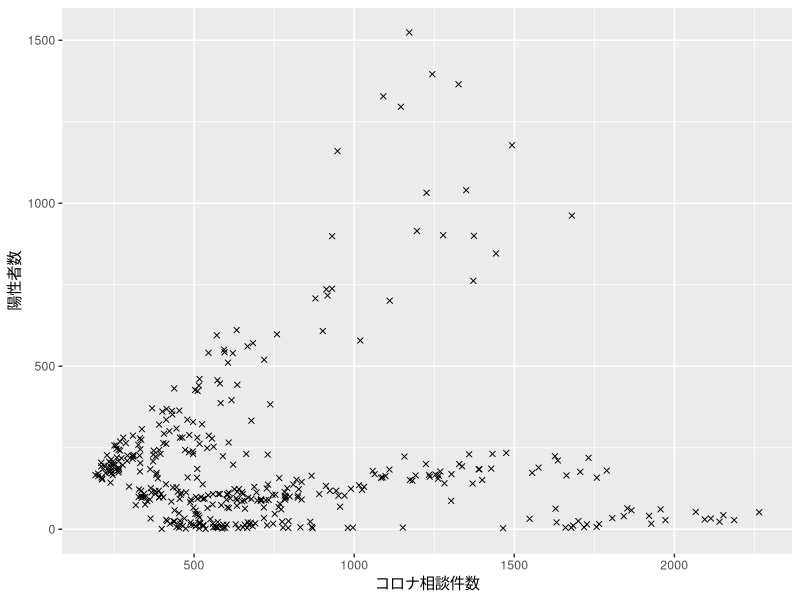
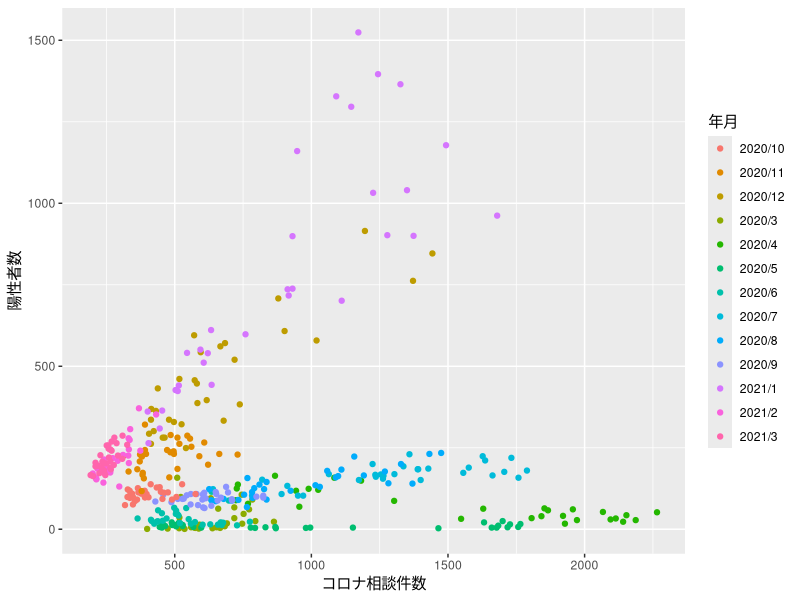
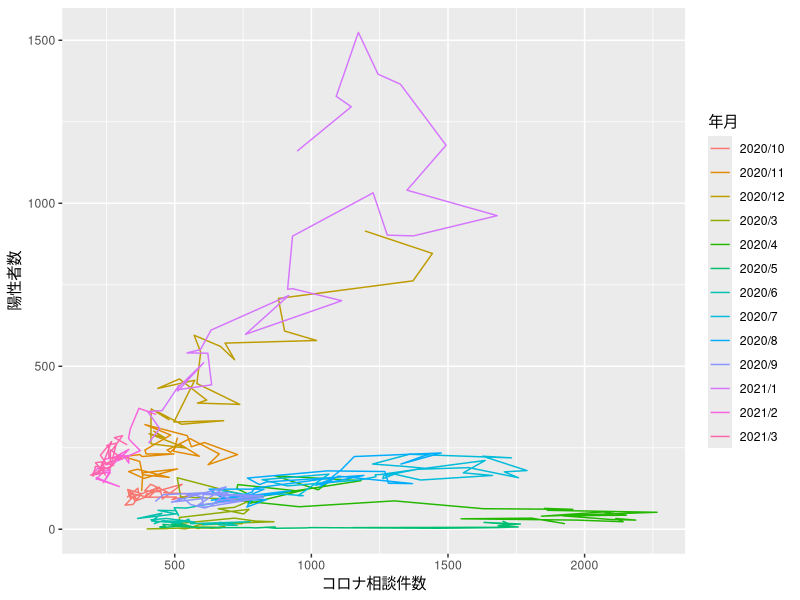
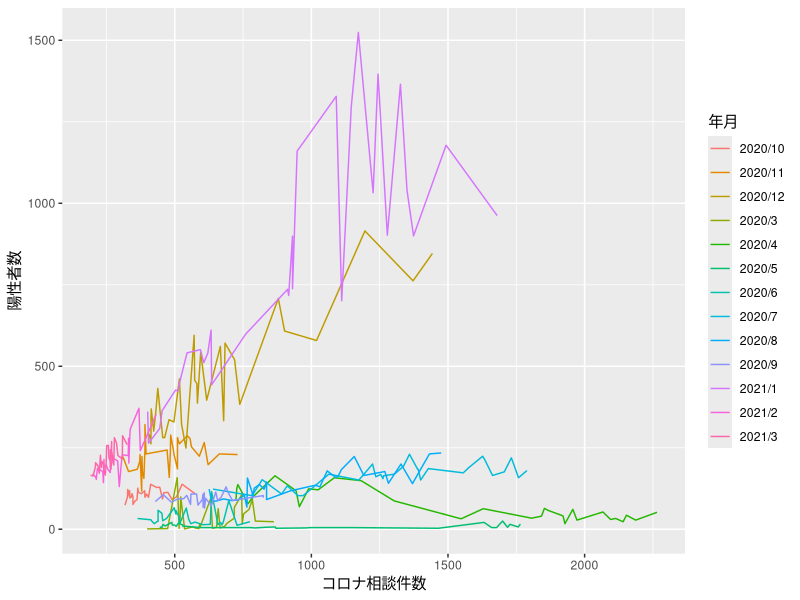

The R source for these figures, in order:
### 散布図の描画
## 東京都の新型コロナウイルス感染動向のデータ
## 年月日, 陽性者数(発症日別), 検査実施件数, 
## 新型コロナコールセンター相談件数,
## 東京都#7119における発熱等相談件数, 
## を記録したデータセット(2020年3月から2021年3月まで)
library(tidyverse) # ggplot2, dplyr, readr などをまとめて読み込む
covid <- read_csv("covid19tokyo.csv") 
# str(covid) # データの構造の確認
## 陽性者数とコロナ相談件数の散布図
ggplot(covid, aes(コロナ相談件数, 陽性者数)) +
  # 第１引数でデータセット、第２引数でx軸とy軸の変数を設定
  # 第１引数で指定したデータセットの変数名を直接参照できる
  geom_point(pch = 4) # 点の描画(pch=4で点の形をxにしている; help(points)参照)

## 年月で色分けして描画してみる
p <- covid |>
  mutate(年月=paste(年, 月, sep="/")) |> # 年と月を結合したラベルを作成
  ggplot(aes(コロナ相談件数, 陽性者数, colour=年月))
# 関数mutate()はデータフレームに変数を追加するための関数
# Rの基本関数transform()も同じ機能を持つ
p + geom_point() # 点プロット(通常の散布図)
p + geom_path() # 折線プロット(観測順につなぐ)
p + geom_line() # 折線プロット(x軸に沿ってつなぐ)
